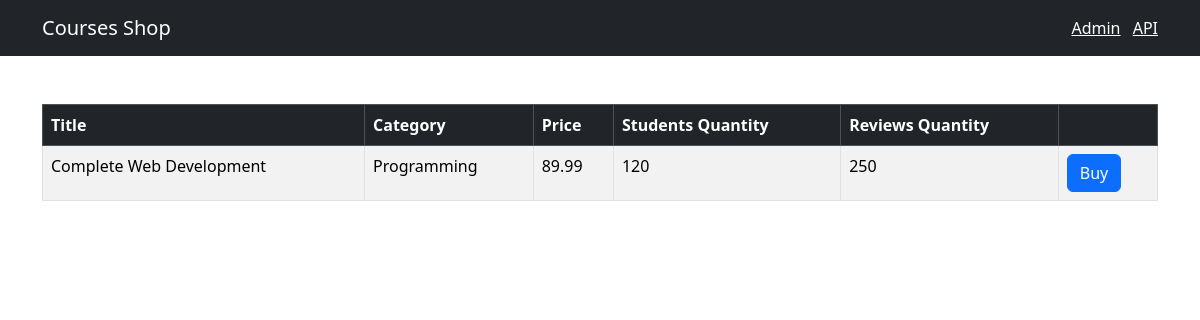
Page /3 on the committed database.
### shop/models.py (models this page shows, shortened)
class Course(models.Model):
    title = models.CharField(max_length=300)
    price = models.FloatField()
    students_qty = models.IntegerField()
    reviews_qty = models.IntegerField()
    category = models.ForeignKey(Category, on_delete=models.CASCADE)
    created_at = models.DateTimeField(default=timezone.now)

class Category(models.Model):
    title = models.CharField(max_length=255)
    created_at = models.DateTimeField(default=timezone.now)
    def __str__(self):
        return self.title

### shop/views.py (the view)
# urls.py: path('<int:course_id>', views.single_course, name='single_course'),
def single_course(request, course_id):
        course = get_object_or_404(Course, pk=course_id)
        return render(request, 'shop/single_course.html', {'course': course})

### templates/shop/single_course.html (shortened to what this page needs)
{% extends "base.html" %}
{% block my_content %}
<table class="table mt-5 table-bordered table-striped table-hover">
    <thead class="table-dark">
        <tr>
            <th>Title</th>
            <th>Category</th>
            <th>Price</th>
            <th>Students Quantity</th>
            <th>Reviews Quantity</th>
            <th></th>
        </tr>
    </thead>
    <tbody>
        <tr>
            <td>{{ course.title }}</td>
            <td>{{ course.category }}</td>
            <td>{{ course.price }}</td>
            <td>{{ course.students_qty }}</td>
            <td>{{ course.reviews_qty }}</td>
            <td><button class="btn btn-primary">Buy</button></td>
        </tr>
    </tbody>
</table>
{% endblock %}

### rows in the picture
Course: title "Complete Web Development", category "Programming", price "89.99", students_qty "120", reviews_qty "250"
